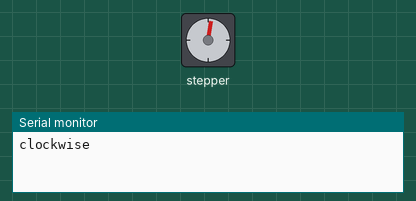
Recording of a sketch running on a simulated Arduino Uno, built with avr-gcc and run on an emulated ATmega328P. On the bench: stepper motor, the last lines printed to the serial monitor. Stepper angles assume 200 steps per turn.

Above: at 0.15 s.
At 10.76 s:
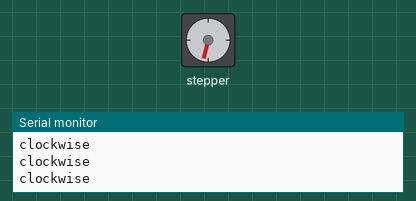
At 19.8 s:
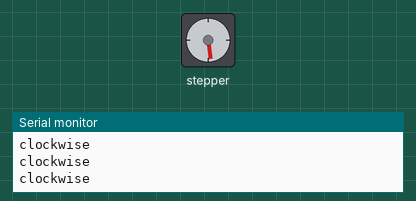
At 39.45 s:
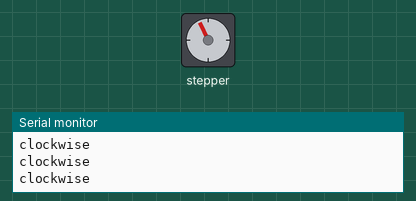
Timing chart, 0 to 40.0 s (numbered marks = the images above):
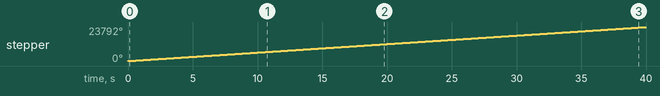

Measured:
- by itself, stepper: keeps turning clockwise at about 595°/s

The sketch:

steppermotor.ino
```cpp
#include <Stepper.h>

// Number of steps per output rotation
const int stepsPerRevolution = 200;

// Create Instance of Stepper library
Stepper myStepper(stepsPerRevolution, 8, 9, 10, 11);


void setup()
{
  // set the speed at 60 rpm:
  myStepper.setSpeed(100);
  // initialize the serial port:
  Serial.begin(9600);
}

void loop()
{
  // step one revolution in one direction:
  Serial.println("clockwise");
  myStepper.step(stepsPerRevolution);


  // step one revolution in the other direction:
 // Serial.println("counterclockwise");
 // myStepper.step(-stepsPerRevolution);
 // delay(500);
}
```
